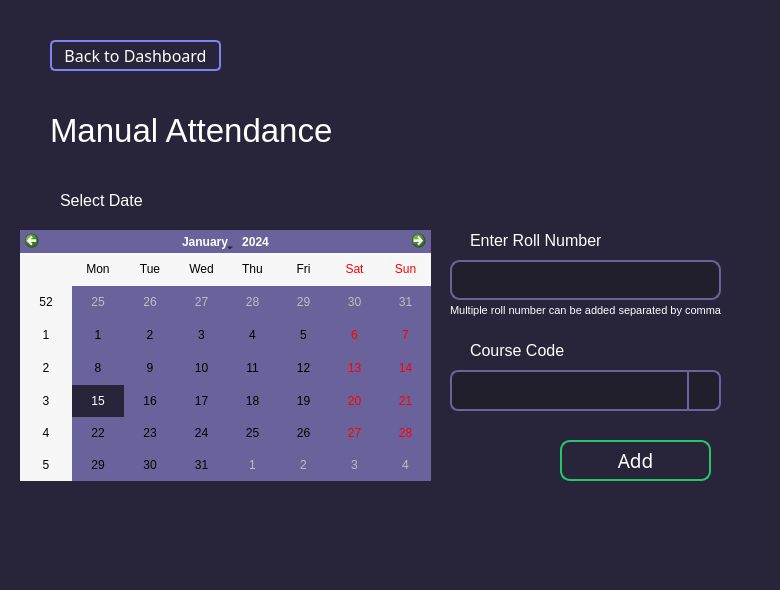
<?xml version="1.0" encoding="UTF-8"?>
<ui version="4.0">
 <class>MainWindow</class>
 <widget class="QMainWindow" name="MainWindow">
  <property name="geometry">
   <rect>
    <x>0</x>
    <y>0</y>
    <width>780</width>
    <height>590</height>
   </rect>
  </property>
  <property name="windowTitle">
   <string>MainWindow</string>
  </property>
  <property name="styleSheet">
   <string notr="true">background-color: rgb(40,37,58);</string>
  </property>
  <widget class="QWidget" name="centralwidget">
   <widget class="QPushButton" name="add_data_btn">
    <property name="geometry">
     <rect>
      <x>560</x>
      <y>440</y>
      <width>151</width>
      <height>41</height>
     </rect>
    </property>
    <property name="font">
     <font>
      <family>Product Sans</family>
      <pointsize>14</pointsize>
      <weight>50</weight>
      <bold>false</bold>
     </font>
    </property>
    <property name="styleSheet">
     <string notr="true">QPushButton#add_data_btn {
    background-color: none;
    border: 1.5px solid  rgb(36,199,103); ;
	border-radius: 10px;
    color: white;
}

QPushButton#add_data_btn:hover {
    background-color: rgb(36,199,103);
	color: rgb(54, 54, 54)
    
}</string>
    </property>
    <property name="text">
     <string>Add</string>
    </property>
    <property name="flat">
     <bool>true</bool>
    </property>
   </widget>
   <widget class="QPushButton" name="backtodashboard_btn">
    <property name="geometry">
     <rect>
      <x>50</x>
      <y>40</y>
      <width>171</width>
      <height>31</height>
     </rect>
    </property>
    <property name="font">
     <font>
      <family>Product Sans</family>
      <pointsize>12</pointsize>
      <weight>50</weight>
      <bold>false</bold>
     </font>
    </property>
    <property name="styleSheet">
     <string notr="true">QPushButton#backtodashboard_btn {
    background-color: none;
    border: 1.5px solid rgb(130,130,240) ;
	border-radius: 5px;
    color: white;
}

QPushButton#backtodashboard_btn:hover {
    background-color:  rgb(130,130,240);
	color: rgb(54, 54, 54)
    
}</string>
    </property>
    <property name="text">
     <string>Back to Dashboard</string>
    </property>
    <property name="flat">
     <bool>true</bool>
    </property>
   </widget>
   <widget class="QLabel" name="show_data_lbl">
    <property name="geometry">
     <rect>
      <x>400</x>
      <y>110</y>
      <width>311</width>
      <height>31</height>
     </rect>
    </property>
    <property name="font">
     <font>
      <family>Product Sans</family>
      <pointsize>12</pointsize>
      <weight>50</weight>
      <bold>false</bold>
     </font>
    </property>
    <property name="styleSheet">
     <string notr="true">color :  rgb(36,199,103);</string>
    </property>
    <property name="text">
     <string/>
    </property>
    <property name="alignment">
     <set>Qt::AlignRight|Qt::AlignTrailing|Qt::AlignVCenter</set>
    </property>
   </widget>
   <widget class="QComboBox" name="course_code_cbox">
    <property name="geometry">
     <rect>
      <x>450</x>
      <y>370</y>
      <width>271</width>
      <height>41</height>
     </rect>
    </property>
    <property name="styleSheet">
     <string notr="true">QComboBox {
border: 2px solid rgb(106, 98, 154);
border-radius: 8px;
background: rgb(34,31,44);
color: white;
padding: 12px;
font-size:15px;
}

/*
QComboBox:editable {
	//drop down menur border radius dewa hoile konay konay following color deha jaye
    background: red; 
	border-radius: 8px;
	color: white;
}*/


QComboBox:!editable, QComboBox::drop-down:editable {
background:  rgb(34,31,44); color: white;
}
QComboBox:!editable:hover, QComboBox::drop-down:!editable {
background:   rgb(34,31,44); color: aqua;
}
/* QComboBox gets the &quot;on&quot; state when the popup is open */
QComboBox:!editable:on, QComboBox::drop-down:editable:on {
	/* on state howar por main combobox er bgcolor ekhane change korte parbo*/
    background:  rgb(34,31,44);
	font-weight: 30px;
}
QComboBox:on { /* shift the text when the popup opens */
color:white;
}
QComboBox::drop-down {
    subcontrol-origin: padding;
    subcontrol-position: top right;
    width: 30px; /* arrow er separator ta left theke 30px duure */

    border-left-width: 2px;
    border-left-color: rgb(106, 98, 154);
    border-left-style: solid; /* just a single line */
    border-top-right-radius: 8px; /* same radius as the QComboBox */
    border-bottom-right-radius: 8px;
	/* extra */
	/*border-bottom-left-radius: 8px;
	border-top-left-radius: 8px;*/

}
QComboBox::drop-down:hover {
   background: transparent;
}

QComboBox::down-arrow {
    /*image: url(/usr/share/icons/crystalsvg/16x16/actions/downdown.png);*/
	image: url(./downdown.png)
}
QComboBox::down-arrow:on { /* shift the arrow when popup is open */
    top: 1px;
    left: 1px;
}
QComboBox QAbstractItemView {
border: 2px solid rgb(106, 98, 154);
border-radius: 8px;
padding-left: 5px;
padding-right: 5px;
padding-top:5px;
padding-bottom:5px;
selection-background-color:  rgb(106, 98, 154);
color: white;
}
</string>
    </property>
    <property name="editable">
     <bool>false</bool>
    </property>
   </widget>
   <widget class="QCalendarWidget" name="cal">
    <property name="geometry">
     <rect>
      <x>20</x>
      <y>230</y>
      <width>411</width>
      <height>251</height>
     </rect>
    </property>
    <property name="styleSheet">
     <string notr="true">QCalendarWidget QAbstractItemView
{ 
    /* selection-background-color: ; border-radius: 10px;selection-color: white; */
    selection-background-color:  rgb(40,37,58);
    selection-color: white;
}
QCalendarWidget QWidget 
{
  
/*title color color: white;  background-color:  rgb(106, 98, 154);  */
background-color:  rgb(106, 98, 154);
 
}
QCalendarWidget QTableView
{
/* border-bottom: 2px solid rgb(106, 98, 154); */

    background-color:  rgb(106, 98, 154);

}</string>
    </property>
   </widget>
   <widget class="QLabel" name="label_4">
    <property name="geometry">
     <rect>
      <x>470</x>
      <y>230</y>
      <width>181</width>
      <height>21</height>
     </rect>
    </property>
    <property name="font">
     <font>
      <family>MS Shell Dlg 2</family>
      <pointsize>12</pointsize>
      <weight>50</weight>
      <bold>false</bold>
     </font>
    </property>
    <property name="styleSheet">
     <string notr="true">color:rgb(255, 255, 255)</string>
    </property>
    <property name="text">
     <string>Enter Roll Number</string>
    </property>
   </widget>
   <widget class="QLineEdit" name="add_roll_input">
    <property name="geometry">
     <rect>
      <x>450</x>
      <y>260</y>
      <width>271</width>
      <height>40</height>
     </rect>
    </property>
    <property name="font">
     <font>
      <pointsize>10</pointsize>
     </font>
    </property>
    <property name="styleSheet">
     <string notr="true">QLineEdit {
color:rgb(255, 255, 255);border: 2px solid rgb(106, 98, 154); border-radius:10px;padding-left:15px;padding-right:15px;background : rgb(34,31,44);
}

QLineEdit:hover{
color:rgb(255, 255, 255);border: 2px solid white; border-radius:10px;padding-left:15px;padding-right:15px;background : rgb(34,31,44);
}</string>
    </property>
   </widget>
   <widget class="QLabel" name="label_6">
    <property name="geometry">
     <rect>
      <x>470</x>
      <y>340</y>
      <width>181</width>
      <height>21</height>
     </rect>
    </property>
    <property name="font">
     <font>
      <family>MS Shell Dlg 2</family>
      <pointsize>12</pointsize>
      <weight>50</weight>
      <bold>false</bold>
     </font>
    </property>
    <property name="styleSheet">
     <string notr="true">color:rgb(255, 255, 255)</string>
    </property>
    <property name="text">
     <string>Course Code</string>
    </property>
   </widget>
   <widget class="QLabel" name="label_5">
    <property name="geometry">
     <rect>
      <x>60</x>
      <y>190</y>
      <width>181</width>
      <height>21</height>
     </rect>
    </property>
    <property name="font">
     <font>
      <family>MS Shell Dlg 2</family>
      <pointsize>12</pointsize>
      <weight>50</weight>
      <bold>false</bold>
     </font>
    </property>
    <property name="styleSheet">
     <string notr="true">color:rgb(255, 255, 255)</string>
    </property>
    <property name="text">
     <string>Select Date</string>
    </property>
   </widget>
   <widget class="QLabel" name="welcome">
    <property name="geometry">
     <rect>
      <x>50</x>
      <y>110</y>
      <width>351</width>
      <height>40</height>
     </rect>
    </property>
    <property name="font">
     <font>
      <family>MS Shell Dlg 2</family>
      <pointsize>25</pointsize>
     </font>
    </property>
    <property name="styleSheet">
     <string notr="true">color: white;
</string>
    </property>
    <property name="text">
     <string>Manual Attendance</string>
    </property>
   </widget>
   <widget class="QLabel" name="label_7">
    <property name="geometry">
     <rect>
      <x>450</x>
      <y>300</y>
      <width>321</width>
      <height>21</height>
     </rect>
    </property>
    <property name="font">
     <font>
      <family>MS Shell Dlg 2</family>
      <pointsize>8</pointsize>
      <weight>50</weight>
      <bold>false</bold>
     </font>
    </property>
    <property name="styleSheet">
     <string notr="true">color:rgb(255, 255, 255)</string>
    </property>
    <property name="text">
     <string>Multiple roll number can be added separated by comma</string>
    </property>
   </widget>
   <zorder>add_data_btn</zorder>
   <zorder>backtodashboard_btn</zorder>
   <zorder>course_code_cbox</zorder>
   <zorder>cal</zorder>
   <zorder>label_4</zorder>
   <zorder>add_roll_input</zorder>
   <zorder>label_6</zorder>
   <zorder>label_5</zorder>
   <zorder>welcome</zorder>
   <zorder>show_data_lbl</zorder>
   <zorder>label_7</zorder>
  </widget>
 </widget>
 <resources/>
 <connections/>
</ui>
